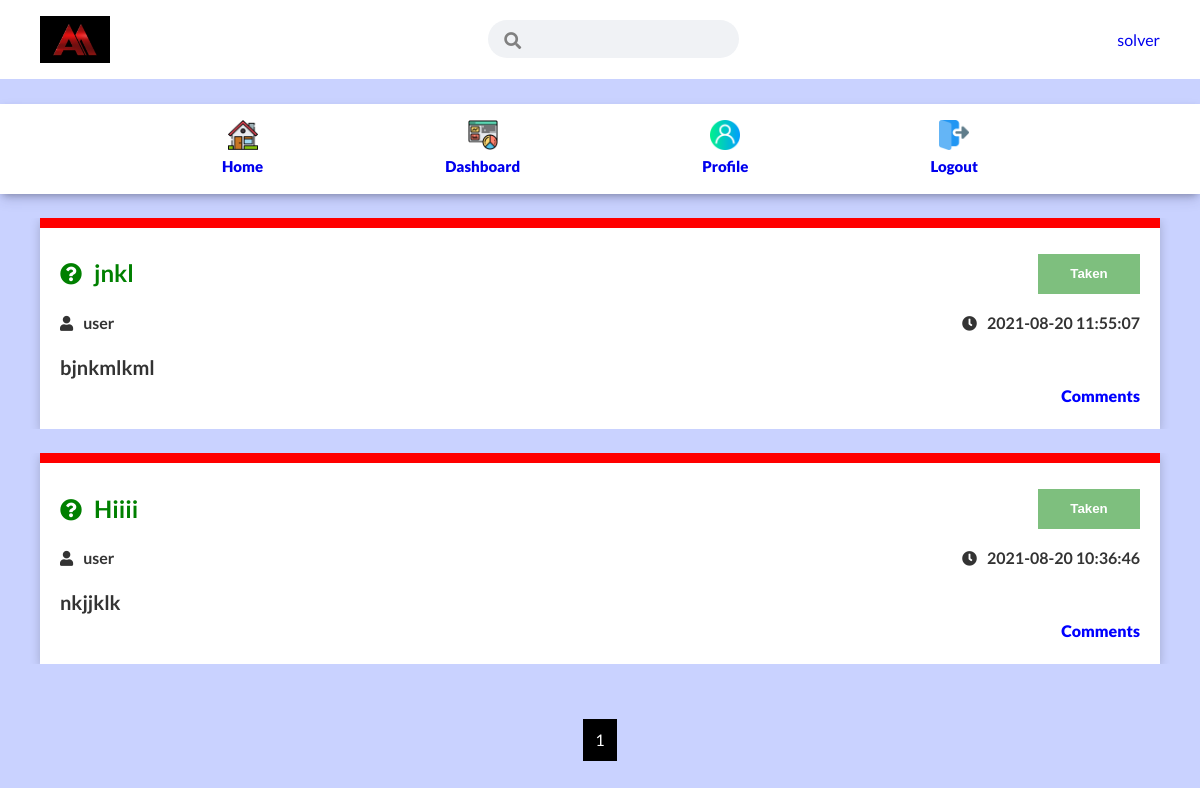
Screenshot of /solver/dashboard.php (signed in) with the database file from the repository.
### tables this page shows
CREATE TABLE `assignment` (
  `assignment_id` int(11) NOT NULL,
  `assignment_title` text NOT NULL,
  `assignment_description` mediumtext NOT NULL,
  `assignment_user` int(11) NOT NULL,
  `assignment_solver` int(11) DEFAULT NULL,
  `assignment_acc_status` enum('taken','not_taken') NOT NULL,
  `assignment_solv_status` enum('pending','solving','solved') NOT NULL,
  `assignment_pay_status` enum('pending','sent') NOT NULL,
  `assignment_page_count` int(11) NOT NULL,
  `assignment_price` int(11) NOT NULL,
  `p_time` timestamp NULL DEFAULT current_timestamp()
);

CREATE TABLE `user` (
  `user_id` int(11) NOT NULL,
  `user_email` varchar(50) NOT NULL,
  `user_pass` varchar(50) NOT NULL,
  `user_status` enum('active','pending','banned') DEFAULT 'pending',
  `user_name` varchar(30) NOT NULL,
  `actiavation_token` varchar(255) DEFAULT NULL,
  `forget_token` varchar(255) DEFAULT NULL,
  `address` varchar(255) DEFAULT NULL,
  `university` varchar(255) DEFAULT NULL,
  `age` tinyint(4) DEFAULT NULL,
  `gender` varchar(255) DEFAULT NULL,
  `first_name` text DEFAULT NULL,
  `last_name` text DEFAULT NULL,
  `department` text DEFAULT NULL,
  `profilepic` varchar(50) DEFAULT NULL,
  `net_money` int(11) DEFAULT 5
);

### solver/inc/Functions.php (called while the page is built, shortened)
<?php
class Assignmentor{
    function __construct(){
        include_once("db.php");
		$db = new Database();
		$this->con = $db->connect();
    }
}
?>

### solver/inc/db.php (called while the page is built, shortened)
<?php
class Database
{
	public function connect()
	{
		$this->con = new Mysqli(HOST, USER, PASS, DB);
		if ($this->con) {
			return $this->con;
		}
		return "DATABASE_CONNECTION_FAIL";
	}
}

### solver/dashboard.php (the view, shortened to what this page needs)
<?php
require 'template/header.php';
require 'inc/Functions.php';
$id = isset($_SESSION['id']) ? $_SESSION['id'] : NULL;
 ?>
    <div class="timeline-section">
  <?php
    $page = isset($_GET['page'])?$_GET['page']:1;
    $of = ($page-1)*8;
    $posts = new Assignmentor();
    $sql = "SELECT  assignment.assignment_acc_status,assignment.assignment_id,assignment.assignment_title,assignment.assignment_description,assignment.assignment_user,assignment.assignment_price,assignment.p_time,user.user_id,user.user_name FROM assignment INNER JOIN user ON assignment.assignment_user=user.user_id ORDER BY assignment.assignment_id DESC LIMIT $of,8";
    if($excute = $posts->con->query($sql)){
        $count = ceil($excute->num_rows/8);
        while($row = $excute->fetch_assoc()){
            $status = $row['assignment_acc_status'];
            ?>
              <div class="single-post my-2">
            <div class="container">
                <div class="card <?php if($status=='taken'){
                                echo 'taken_red';
                                }else{
                                    echo 'nontaken_green';
                                }
                                ?>">
                    <div class="post_title flex my-1">
                        <h2><i class="fas fa-question-circle"></i><?php echo $row['assignment_title'];?></h2>
                        <button type="button" class="btn-loading <?php if($status=='taken'){echo 'taken_btn';}?>" id="applyBtn" data-assid=<?php echo $row['assignment_id']; ?> data-solver=<?php echo $id; ?>>
                            <?php if($status=='taken'){
                                echo 'Taken';
                                }else{
                                    echo 'Apply';
                                }
                                ?>
                        </button>
                    </div>
                    <div class="post_information my-1 flex">
                          <h5><i class="fas fa-user"></i><?php echo $row['user_name']; ?></h5>
                          <h5><i class="fas fa-clock"></i><?php echo $row['p_time']; ?></h5>
                    </div>
                    <div class="post_desc">
                        <p><?php echo $row['assignment_description']; ?></p>
                    </div>
                    <p class="noselect" id="commment_toggle">Comments</p>
                </div>
            </div>
        </div>
       <?php }
    }
  ?>
    </div>
    <div class="pagination_section flex my-4">
        <?php
        for($i = 1;$i<=$count;$i++){ ?>
           <a href="<?php echo 'dashboard.php?page='.$i ?>"><?php echo $i; ?></a>
      <?php  }
        ?>
    </div>
    <?php require 'template/footer.php'; ?>

### solver/assets/css/style.css (style rules this page uses)
:root { --primary-color: #000000; --secondary-color: #ff7600; --dark-color: #002240; --light-color: #f4f4f4; --success-color: #5cb85c; --error-color: #d9534f; }
* { box-sizing: border-box; padding: 0; margin: 0; }
a { text-decoration: none; }
body { font-family: "Lato", sans-serif; background-color: #f4f4f4; color: #2c061f; line-height: 1.6; }
.post_information.flex { justify-content: space-between; flex-wrap: wrap; }
.pagination_section a { padding-top: 8px; padding-bottom: 8px; padding-right: 12px; text-align: center; background-color: var(--primary-color); margin: 7px; padding-left: 12px; color: white; }
.post_title { color: green; }
.post_title h2 i { font-size: 22px; margin-right: 12px; }
.post_information h5 { font-size: 16px; }
.post_information h5 i { margin-right: 10px; font-size: 15px; }
.post_desc p { font-size: 20px; font-weight: 600; }
#commment_toggle { cursor: pointer; display: flex; justify-content: flex-end; color: blue; font-weight: 800; }
.post_title.flex { justify-content: space-between; }
.taken_red { position: relative; }
.taken_red::after { position: absolute; top: 0; right: 0; width: 100%; content: ""; background: red; height: 10px; }

### solver/assets/css/utilities.css (style rules this page uses)
.container { max-width: 1200px; margin: 0 auto; overflow: auto; padding: 0 40px; }
.card { background-color: #fff; color: #333; box-shadow: 0 3px 10px rgba(0, 0, 0, 0.2); padding: 20px; }
.btn-loading { display: inline-block; padding: 10px 30px; height: 40px; width: 102px; cursor: pointer; background: green; color: #fff; border: none; border-radius: 0px; font-weight: bold; }
.flex { display: flex; justify-content: center; align-items: center; height: 100%; }
.my-1 { margin: 1rem 0; }
.my-2 { margin: 1.5rem 0; }
.my-4 { margin: 3rem 0; }
.noselect { -webkit-touch-callout: none; -webkit-user-select: none; -khtml-user-select: none; -moz-user-select: none; -ms-user-select: none; user-select: none; }
.taken_btn { cursor: not-allowed; opacity: 0.5; pointer-events: none; }

### rows the page displays
assignment: assignment_title "jnkl", assignment_acc_status "Taken", assignment_user.user_name "user", p_time "2021-08-20 11:55:07", assignment_description "bjnkmlkml"
assignment: assignment_title "Hiiii", assignment_acc_status "Taken", assignment_user.user_name "user", p_time "2021-08-20 10:36:46", assignment_description "nkjjklk"

### other values shown
$_SESSION['username'] "solver"
